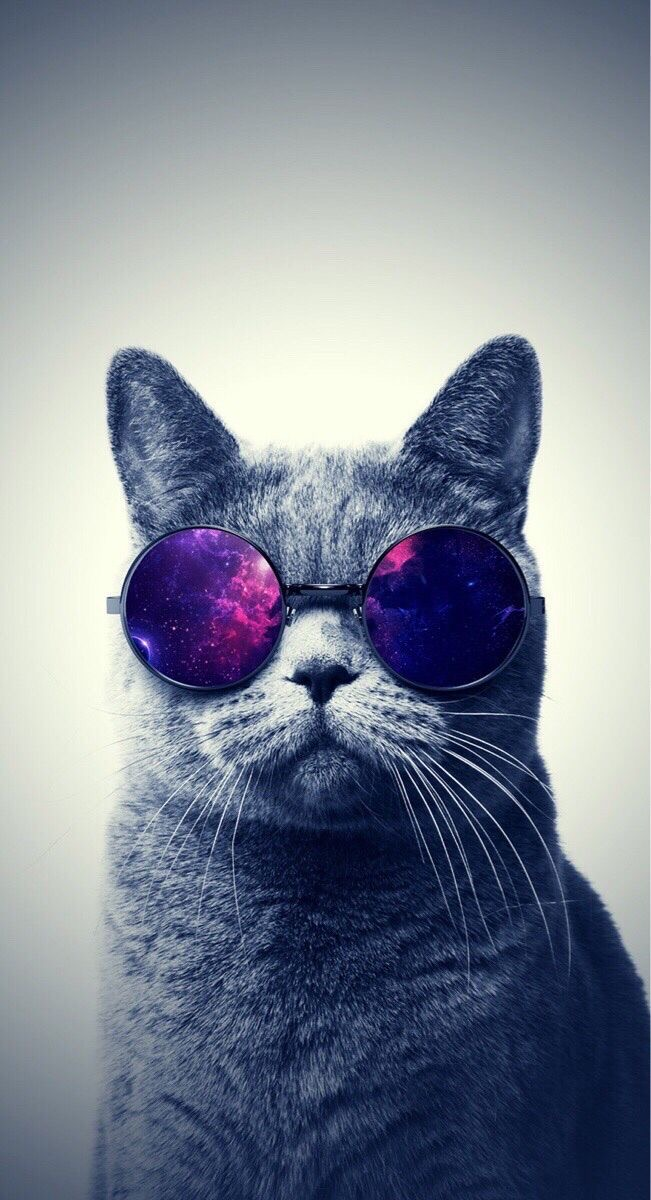
#> input picture img/cat1.JPG, 651 x 1200 px, found by its file name
$ python imgOpentest.py
#> lines starting #> are read from the running program, lines starting #| are printed output that depends on the picture
import numpy as np
import os, sys
from PIL import Image

imsize = (32, 32)
img = Image.open('../img/cat1.jpg')
#> img is the input picture: PIL image 651x1200 RGB; mean R, G, B 125.3, 133, 147.3
print(img, 'cat1.jpg')
#| <PIL.JpegImagePlugin.JpegImageFile image mode=RGB size=651x1200 at 0x7F272E0DB510> cat1.jpg

img = img.convert('RGB')
img = img.resize(imsize)
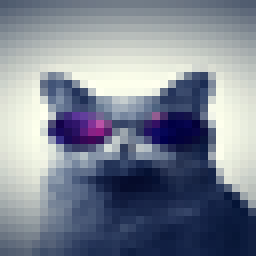
#> img: PIL image 32x32 RGB (shown 8 times larger); mean R, G, B 125.3, 133, 147.3
img = np.asarray(img)
img = img / 255.0
#> img: shape (32, 32, 3) float64

print(img)
#> (printed output is left out)

$ run again, with img/tomcatDSC09085_TP_V4.jpg copied over img/cat1.JPG
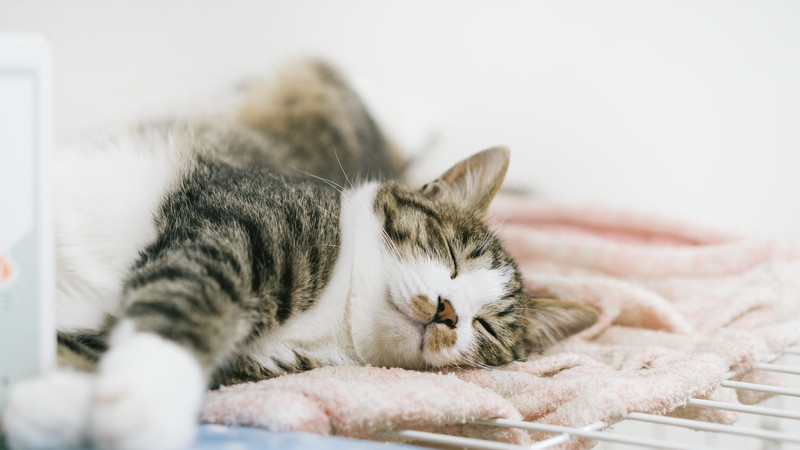
#> input picture img/tomcatDSC09085_TP_V4.jpg, 800 x 450 px, found by its file name
#> img is the input picture: PIL image 800x450 RGB; mean R, G, B 200.9, 197, 191.2
#| <PIL.JpegImagePlugin.JpegImageFile image mode=RGB size=800x450 at 0x7F272E0E89D0> cat1.jpg
#> `img = img.resize(imsize)`:
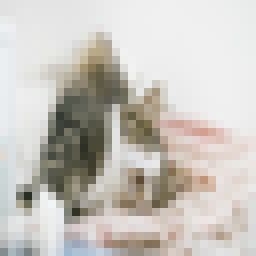
#> img: PIL image 32x32 RGB (shown 8 times larger); mean R, G, B 201, 197, 191.2
#> (printed output is left out)

$ run again, with img/cat3.jpeg copied over img/cat1.JPG
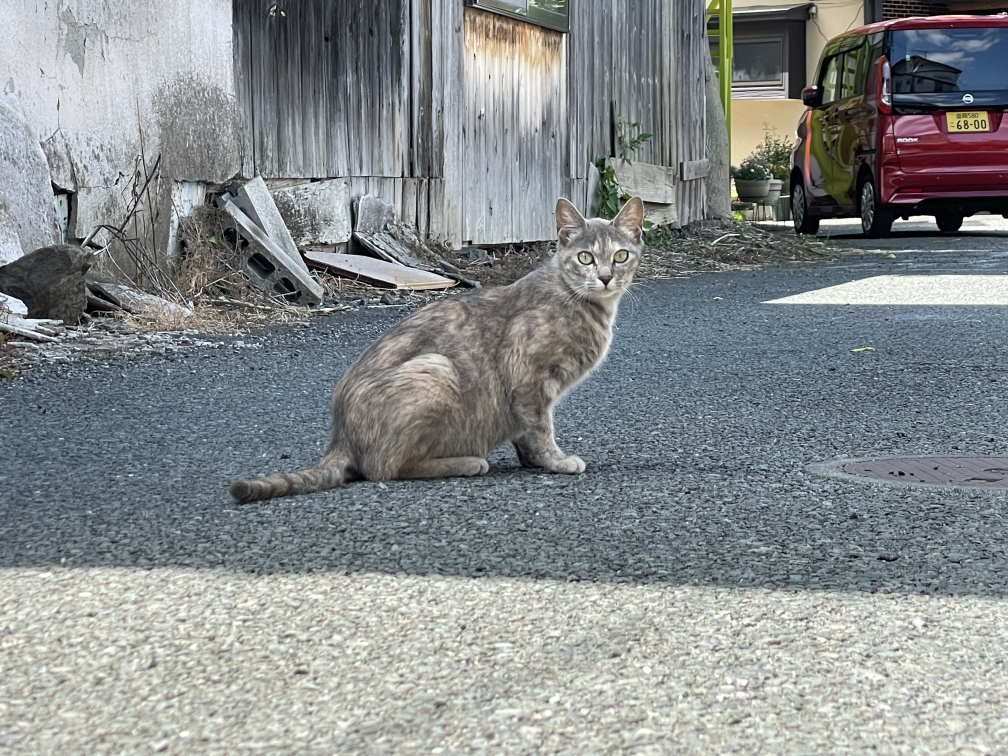
#> input picture img/cat3.jpeg, 4032 x 3024 px, found by its file name (shown at 1/4 size)
#> img is the input picture: PIL image 4032x3024 RGB; mean R, G, B 135, 139.6, 140.8
#| <PIL.MpoImagePlugin.MpoImageFile image mode=RGB size=4032x3024 at 0x7F272E0F0350> cat1.jpg
#> `img = img.resize(imsize)`:
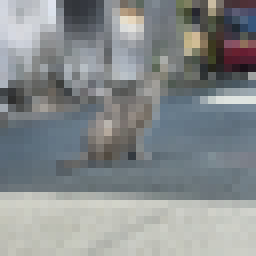
#> img: PIL image 32x32 RGB (shown 8 times larger); mean R, G, B 135, 139.6, 140.8
#> (printed output is left out)

$ run again, with img/kamome.jpeg copied over img/cat1.JPG
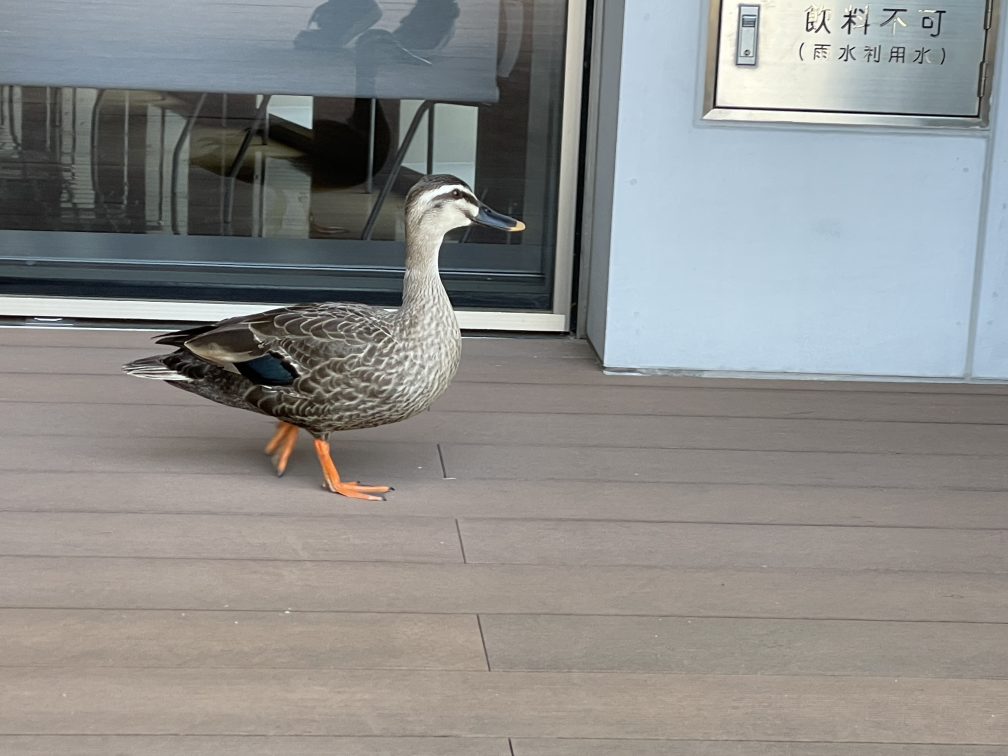
#> input picture img/kamome.jpeg, 4032 x 3024 px, found by its file name (shown at 1/4 size)
#> img is the input picture: PIL image 4032x3024 RGB; mean R, G, B 141, 141.3, 139.7
#| <PIL.MpoImagePlugin.MpoImageFile image mode=RGB size=4032x3024 at 0x7F272E0DB550> cat1.jpg
#> `img = img.resize(imsize)`:
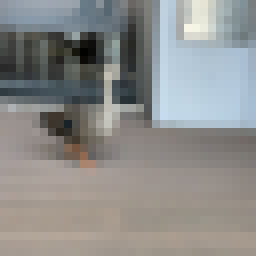
#> img: PIL image 32x32 RGB (shown 8 times larger); mean R, G, B 140.9, 141.2, 139.6
#> (printed output is left out)
